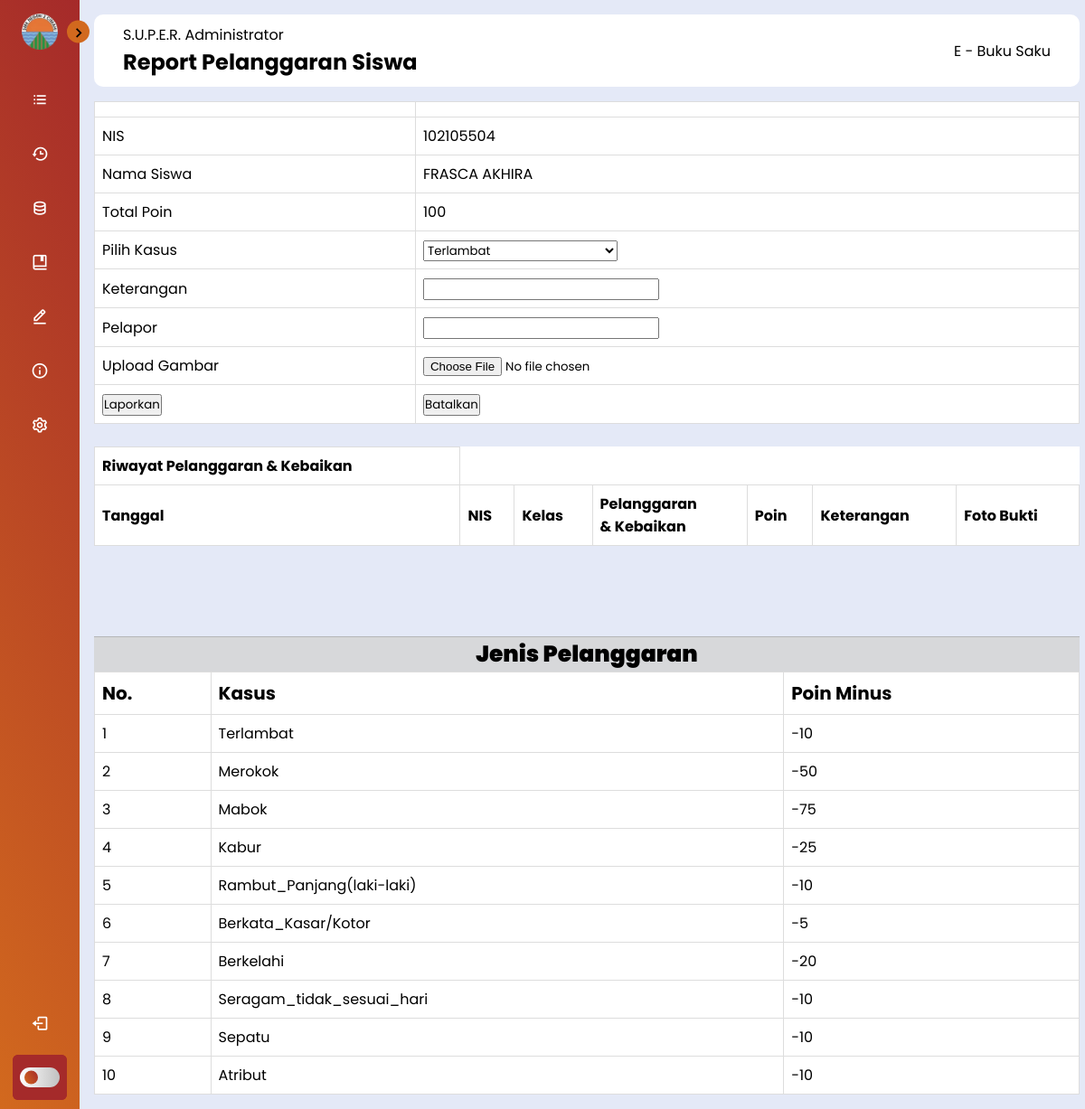
The app's page /S.U.P.E.R/proses-kasus.php?id=102105504 (signed in), older data.
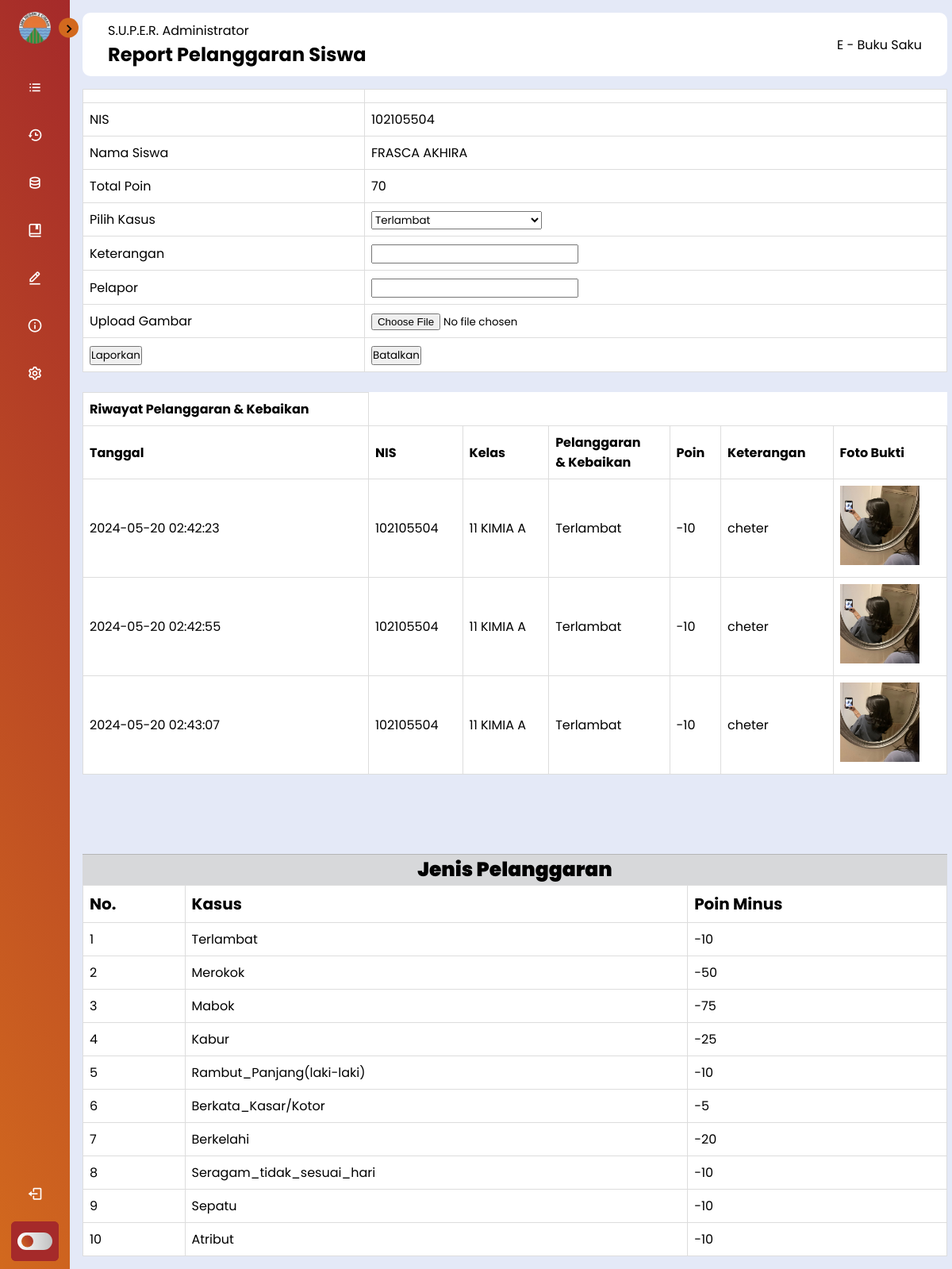
The same page, newer data.
### tables this page shows
CREATE TABLE `siswa` (
  `nis` int(11) NOT NULL,
  `password` varchar(20) NOT NULL,
  `nama` varchar(100) NOT NULL,
  `tingkat` int(2) NOT NULL,
  `jurusan` varchar(30) NOT NULL,
  `kelas` varchar(2) NOT NULL,
  `jenis_kelamin` enum('L','P') NOT NULL,
  `poin` int(5) NOT NULL,
  `role` int(1) NOT NULL
);

CREATE TABLE `tb_kasus` (
  `id_kasus` int(3) NOT NULL,
  `jenis_kasus` varchar(50) NOT NULL,
  `poin` int(11) NOT NULL
);

CREATE TABLE `tb_pelanggaran` (
  `id_pelanggaran` int(11) NOT NULL,
  `tanggal` timestamp NOT NULL DEFAULT current_timestamp(),
  `nis` int(11) NOT NULL,
  `nama_siswa` varchar(50) NOT NULL,
  `kelas` varchar(10) NOT NULL,
  `pelanggaran` varchar(50) NOT NULL,
  `kebaikan` varchar(50) NOT NULL,
  `ket_poin` varchar(1) NOT NULL,
  `poin_minus` varchar(10) NOT NULL,
  `poin_plus` varchar(10) NOT NULL,
  `keterangan` text NOT NULL,
  `pelapor` varchar(100) NOT NULL,
  `gambar` varchar(100) NOT NULL
);

### S.U.P.E.R/proses-kasus.php (the view, shortened to what the changed rows need)
<!DOCTYPE html>
<html lang="en">
<head>
    <link rel="stylesheet" href="styleBar.css">
    <link href='https://unpkg.com/boxicons@2.1.4/css/boxicons.min.css' rel='stylesheet'>
    <link rel="stylesheet" href="https://cdnjs.cloudflare.com/ajax/libs/
    font-awesome/6.4.0/css/all.min.css">
    <link rel="stylesheet" href="https://cdn.datatables.net/1.13.7/css/jquery.dataTables.min.css">
</head>
<body>
        <?php
        include "koneksi.php";
        $id=$_GET['id'];
        $sql=mysqli_query($conn, "SELECT * FROM siswa WHERE nis=$id");
        $sql_kasus=mysqli_query($conn, "SELECT * FROM tb_kasus");
        $sql_pelanggaran=mysqli_query($conn, "SELECT * FROM tb_pelanggaran WHERE nis=$id");
        ?>
    <div class="main--content">
        <div class="header--wrapper">
            <div class="header--title">
                <h2>Report Pelanggaran Siswa</h2>
            </div>
        </div>
  <div>
  <form action="proses.php" method="POST" enctype="multipart/form-data">
      <table>
      <tr>
              <td>NIS</td>
              <td><?php foreach ($sql as $nis) :?><?=$nis["nis"]; ?><?php endforeach;?></td>
          </tr>
          <tr>
              <td>Nama Siswa</td>
              <td><?php foreach ($sql as $nama) :?><?=$nama["nama"]; ?><?php endforeach;?></td>
          </tr>
          <tr>
              <td>Total Poin</td>
              <td><?php foreach ($sql as $poin) :?><?=$poin["poin"]; ?><?php endforeach;?></td>
          </tr>
      </table><br>
      <table>
        <?php
        $jumlah_baris = 3;
        $log = array();
        while ($row = $sql_pelanggaran->fetch_assoc()) {
          $log[] = $row;
        }
        $log_terbaru = array_slice($log, -$jumlah_baris);
        foreach ($log_terbaru as $row) : ?>
        <tr>
          <td><?=$row["tanggal"]; ?></td>
          <td><?=$row["nis"]; ?></td>
          <td><?=$row["kelas"]; ?></td>
          <td><?=$row["pelanggaran"], $row["kebaikan"]; ?></td>
          <td><?=$row["ket_poin"], $row["poin_minus"], $row["poin_plus"]; ?></td>
          <td><?=$row["keterangan"]; ?></td>
          <td><img src="../image/<?=$row["gambar"]; ?>" width="100" height="100" alt='foto tidak ada' title="Foto Bukti"></td>
          </tr>
          <?php endforeach; ?>
      </table>
      <?php
    include 'koneksi.php';
    $sql = "SELECT * FROM tb_kasus";
    $pelanggaran = mysqli_query($conn, $sql);
    ?>
      <div class="jenis-kasus">
      <div class="row">
        <div>
          <table class="table-3 table table-striped" style="width: 100%;">
          <thead>
            <tr style="font-size: 20px;">
              <td><b>No.</b></td>
              <td><b>Kasus</b></td>
              <td><b>Poin Minus</b></td>
            </tr>
          </thead>
          <tbody>
            <?php foreach ($pelanggaran as $item) : ?>
                <tr>
                    <td><?= $item["id_kasus"];  ?></td>
                    <td><?= $item["jenis_kasus"];  ?></td>
                    <td>-<?= $item["poin"];  ?></td>
                </tr>
            <?php endforeach; ?>
          </tbody>
          </table>
        </div>
      </div>
  </form>
  </div>
        </div>
</body>
</html>

Row changes from the older to the newer data that the page shows:
changed siswa "FRASCA AKHIRA": poin "100" → "70"
added tb_pelanggaran: tanggal "2024-05-20 02:42:23", nis "102105504", kelas "11 KIMIA A", pelanggaran "Terlambat", ket_poin "-", poin_minus "10", keterangan "cheter", gambar (picture)
added tb_pelanggaran: tanggal "2024-05-20 02:42:55", nis "102105504", kelas "11 KIMIA A", pelanggaran "Terlambat", ket_poin "-", poin_minus "10", keterangan "cheter", gambar (picture)
added tb_pelanggaran: tanggal "2024-05-20 02:43:07", nis "102105504", kelas "11 KIMIA A", pelanggaran "Terlambat", ket_poin "-", poin_minus "10", keterangan "cheter", gambar (picture)
